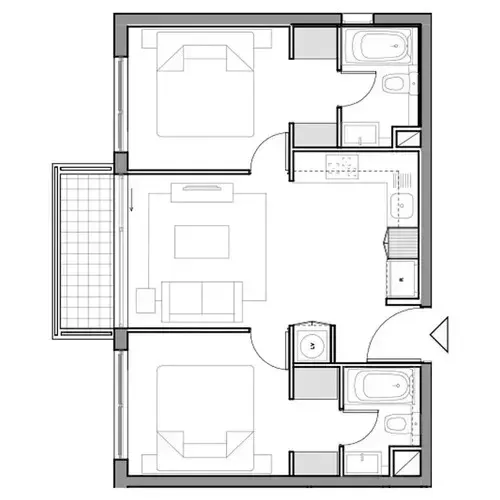
#> input picture ref/plano/plano_depto.png, 500 x 500 px
$ python depto_00_plano_anotado.py
#> lines starting #> are read from the running program, lines starting #| are printed output that depends on the picture
### build/depto_plano.py
"""Medidas del plano del departamento (Fase 0). Fuente única para todas las fases del activo `Depto`.

Todo lo que está en píxeles es MEDIDO en ref/plano/plano_depto.png (PNG 500x500, x a la derecha,
y hacia abajo, coordenadas continuas: el píxel i ocupa [i, i+1]). Los valores son centros de línea
subpíxel medidos con perfiles de gris (build/depto_medicion/lines.py y consolidar.py), no bordes de
trazo: el trazo de 1,5 a 2 px engorda los muros entre un 20 y un 45 %.

Todo lo que está en metros sin "px" es INFERIDO o SUPUESTO; el comentario dice de dónde sale.
Ver asset-brief-depto.md para la justificación completa.

Módulo de Python puro (sin bpy ni PIL): lo importan los scripts de Blender y las herramientas.
"""

# ---------------------------------------------------------------------------
# Escala (inferida: el plano no tiene cotas)
# ---------------------------------------------------------------------------
# Cuatro familias independientes coinciden al ±1 %: sanitarios 0,0192, puertas y muros 0,0188,
# cocina 0,0190, mobiliario 0,0189. El ajuste ponderado de 9 referencias da 0,01908 ± 0,00026
# (error estadístico). Incertidumbre total ±5 % mientras no haya una cota real.
M_POR_PX = 0.0190
M_POR_PX_BAJO = 0.0181
M_POR_PX_ALTO = 0.0200

# ---------------------------------------------------------------------------
# Líneas verticales (x, px): centros de línea medidos
# ---------------------------------------------------------------------------
X = dict(
    BAL_O=52.3,      # contorno exterior del balcón
    BARANDA_O=56.2,  # eje de la baranda oeste del balcón, entre las dos líneas finas (verificado en la fase 2: 56,0-56,3)
    BAL_F=60.5,      # borde interior de la franja de baranda del balcón (inicio del piso útil)
    W_O=114.45,      # cara exterior del muro oeste (fachada del balcón)
    W_I=127.45,      # cara interior del muro oeste
    JAMBA_D=249.7,   # remate de los tabiques Dorm/Living: jamba oeste de las puertas de dormitorio
    T3_W=289.57,     # tabique T3 (closets / jamba este de puertas de dormitorio), cara oeste
    T3_E=293.43,     # tabique T3, cara este
    LV_W=330.84,     # tabique este del nicho de lavadora, cara oeste
    LV_E=334.68,     # idem, cara este
    T4_W=337.37,     # tabique closets Dorm1 / Baño 1, cara oeste
    T4_E=341.29,     # idem, cara este
    T10_W=339.4,     # tabique closets Dorm2 / Baño 2, cara oeste
    T10_E=343.36,    # idem, cara este
    V_B1_A=341.65,   # ventana del Baño 1 (muro norte), jamba oeste
    V_B1_B=373.43,   # ventana del Baño 1, jamba este
    COC_W=386.4,     # extremo oeste del tabique corto T_COC_S (retorno de jamba de la entrada)
    SH2_W=389.45,    # shaft del Baño 2, cara oeste
    SH2_WI=393.64,   # shaft del Baño 2, cara interior oeste
    SH1_W=392.25,    # shaft del Baño 1, cara oeste
    SH1_WI=396.57,   # shaft del Baño 1, cara interior oeste
    E_FORRO=418.2,   # cara interior del forro del muro este (tramo cocina y Baño 1)
    E_I=420.3,       # cara interior del muro este (tramo Baño 2)
    E_O=430.8,       # cara exterior del muro este (lado de la entrada)
)

# ---------------------------------------------------------------------------
# Líneas horizontales (y, px): centros de línea medidos
# ---------------------------------------------------------------------------
Y = dict(
    N_O=13.77,       # cara exterior del muro norte
    N_NUCLEO=24.0,   # fin del relleno gris del muro norte
    N_I=26.5,        # cara interior del muro norte
    V_D1_A=56.52,    # ventana Dorm 1, jamba norte
    CL1_N=58.76,     # frente del closet superior Dorm 1 (línea gris; re-medido en la fase 2, antes 59,0)
    T4_A=70.43,      # jamba norte de la puerta del Baño 1 (bisagra)
    T4_B=107.28,     # jamba sur de la puerta del Baño 1
    CL1_S=123.52,    # frente del closet inferior Dorm 1 (re-medido en la fase 2, antes 123,2): paso de 1,23 m
    SH1_N=126.7,     # shaft Baño 1, cara norte
    SH1_S=131.16,    # shaft Baño 1, cara interior norte
    T5_N=147.5,      # tabique T5 (baño 1 / cocina), cara norte
    T5_S=151.29,     # tabique T5, cara sur
    V_D1_B=152.56,   # ventana Dorm 1, jamba sur
    BAL_N=163.3,     # contorno norte del balcón
    BARANDA_N=168.7,  # eje de la baranda norte del balcón (rectángulo fino y 166-170; verificado en la fase 2)
    D1_N=170.25,     # tabique Dorm 1 / Living, cara norte
    BAL_FN=173.6,    # piso útil del balcón, borde norte
    VEN_A=173.96,    # ventanal living, jamba norte
    D1_S=174.04,     # tabique Dorm 1 / Living, cara sur
    T3_C=180.91,     # remate sur del tabique T3 junto a la cocina (inicio de la cocina abierta)
    VEN_ENCUENTRO=229.0,  # encuentro de hojas del ventanal (medido; paño norte ≈1,05 m corredera)
    COC_N=298.63,    # tabique corto T_COC_S, cara norte
    COC_S=305.02,    # tabique corto T_COC_S, cara sur
    ENT_N=306.95,    # puerta de entrada, jamba norte
    LV_F=325.57,     # frente del nicho de lavadora
    T3_D=325.67,     # remate norte del tabique T3 (jamba este puerta Dorm 2)
    BAL_FS=328.1,    # piso útil del balcón, borde sur
    D2_N=328.31,     # tabique Living / Dorm 2, cara norte
    VEN_B=328.5,     # ventanal living, jamba sur
    D2_S=332.14,     # tabique Living / Dorm 2, cara sur
    BARANDA_S=333.2,  # eje de la baranda sur del balcón (rectángulo fino y 331-335; verificado en la fase 2: 333,1-333,4)
    BAL_S=338.7,     # contorno sur del balcón
    V_D2_A=349.8,    # ventana Dorm 2, jamba norte
    T9_N=363.18,     # tabique T9 (hall / baño 2), cara norte
    ENT_S=363.39,    # puerta de entrada, jamba sur (bisagra)
    T9_S=367.02,     # tabique T9, cara sur
    CL2_N=398.96,    # frente del closet superior Dorm 2 (re-medido en la fase 2, antes 399,2)
    T10_A=409.32,    # jamba norte de la puerta del Baño 2 (bisagra)
    SH2_N=446.47,    # shaft Baño 2, cara norte. Corregido en la fase 2 (verificar_lineas.py): la Fase 0 dio 443,38
    T10_B=445.95,    # jamba sur de la puerta del Baño 2
    SH2_S=450.52,    # shaft Baño 2, cara interior norte. Corregido en la fase 2 (la Fase 0 dio 447,59)
    CL2_S=451.94,    # frente del closet inferior Dorm 2 (re-medido en la fase 2, antes 452,0)
    V_D2_B=459.61,   # ventana Dorm 2, jamba sur
    S_I=476.04,      # cara interior del muro sur
    S_O=486.54,      # cara exterior del muro sur
)

# ---------------------------------------------------------------------------
# Hojas de puerta (px): radio del arco de giro, ajuste de circunferencia (rms 0,11-0,13 px)
# ---------------------------------------------------------------------------
HOJA_PX = dict(D1=37.44, D2=37.48, B1=34.68, B2=34.66, ENT=54.29)

# ---------------------------------------------------------------------------
# Alturas: TODAS INFERIDAS (una planta no da alturas). Ver brief, sección Alturas.
# ---------------------------------------------------------------------------
ALTURA_PISO_CIELO = 2.40      # supuesto regional (rango 2,30-2,60 según país; OGUC Chile mín. 2,35)
DINTEL_PUERTAS = 2.05         # hoja comercial de 2,00 m + marco
DINTEL_VENTANAS = 2.10        # ventanas y ventanal alineados, bajo viga
ANTEPECHO_DORMITORIOS = 0.95  # usual 0,90-1,00; no se descarta ventana de piso a cielo
ANTEPECHO_BANO = 1.50         # ventana alta sobre la tina (privacidad)
ALTURA_BARANDA_BALCON = 1.00  # mínimo usual 0,95
DESNIVEL_BALCON = 0.03        # piso del balcón bajo el interior (supuesto)
ALTURA_MESON = 0.90           # estándar 0,85-0,92
MUEBLES_ALTOS_Z = (1.50, 2.10)  # base y tope de los muebles altos de cocina
ESPESOR_LOSA = 0.15           # losas de piso y cielo, palier (supuesto: sólo cierra el volumen)


def m(px):
    """Convierte una distancia en px a metros con la escala adoptada."""
    return px * M_POR_PX


# Origen del activo: centro del rectángulo exterior del departamento (sin balcón), en el suelo.
CENTRO_PX = ((X["W_O"] + X["E_O"]) / 2, (Y["N_O"] + Y["S_O"]) / 2)


# [15 lines left out: functions a_blender, a_plano, not called in this run]

### build/depto_00_plano_anotado.py
"""Fase 0 (brief): plano con las medidas inferidas superpuestas, para revisar la escala a ojo.

Uso:
    python3 build/depto_00_plano_anotado.py

Lee ref/plano/plano_depto.png y build/depto_plano.py; escribe review/depto_00/plano_medido.png.
Requiere PIL (python3 del sistema). No usa Blender.
"""
import os
import sys

from PIL import Image, ImageDraw, ImageFont

RAIZ = os.path.dirname(os.path.dirname(os.path.abspath(__file__)))
sys.path.insert(0, os.path.join(RAIZ, "build"))
import depto_plano as P  # noqa: E402

K = 3            # ampliación del plano
MARGEN = (150, 150, 60, 150)  # izquierda, arriba, derecha, abajo (px de salida)
FUENTE = "/usr/share/fonts/truetype/dejavu/DejaVuSans.ttf"
FUENTE_B = "/usr/share/fonts/truetype/dejavu/DejaVuSans-Bold.ttf"
AZUL = (20, 60, 150)
VERDE = (0, 120, 60)
ROJO = (190, 30, 30)
X, Y, m = P.X, P.Y, P.m


def f(size, bold=False):
    return ImageFont.truetype(FUENTE_B if bold else FUENTE, size)


def q(x, y):
    """px del plano -> px de la imagen de salida."""
    return (MARGEN[0] + x * K, MARGEN[1] + y * K)


def num(v, d=2):
    return f"{v:.{d}f}".replace(".", ",")


def etiqueta(d, xy, lineas, color=AZUL, tam=(19, 15)):
    """Bloque de texto centrado con fondo blanco translúcido."""
    fuentes = [f(tam[0], True)] + [f(tam[1])] * (len(lineas) - 1)
    cajas = [d.textbbox((0, 0), t, font=fu) for t, fu in zip(lineas, fuentes)]
    w = max(c[2] - c[0] for c in cajas) + 12
    h = sum(c[3] - c[1] + 5 for c in cajas) + 8
    x0, y0 = xy[0] - w / 2, xy[1] - h / 2
    d.rounded_rectangle([x0, y0, x0 + w, y0 + h], radius=6, fill=(255, 255, 255, 215), outline=color + (120,))
    yy = y0 + 5
    for t, fu, c in zip(lineas, fuentes, cajas):
        d.text((xy[0] - (c[2] - c[0]) / 2, yy), t, font=fu, fill=color)
        yy += c[3] - c[1] + 5


def cota_vano(d, xy, metros, color=VERDE):
    t = num(metros)
    fu = f(14, True)
    c = d.textbbox((0, 0), t, font=fu)
    w, h = c[2] - c[0] + 8, c[3] - c[1] + 6
    d.rectangle([xy[0] - w / 2, xy[1] - h / 2, xy[0] + w / 2, xy[1] + h / 2], fill=(235, 255, 240, 230), outline=color)
    d.text((xy[0] - (c[2] - c[0]) / 2, xy[1] - h / 2 + 2), t, font=fu, fill=color)


def main():
    plano = Image.open(os.path.join(RAIZ, "ref/plano/plano_depto.png")).convert("RGB")
#> plano is the input picture: PIL image 500x500 RGB; mean R, G, B 235.5, 235.5, 235.5
    plano = plano.resize((plano.width * K, plano.height * K), Image.LANCZOS)
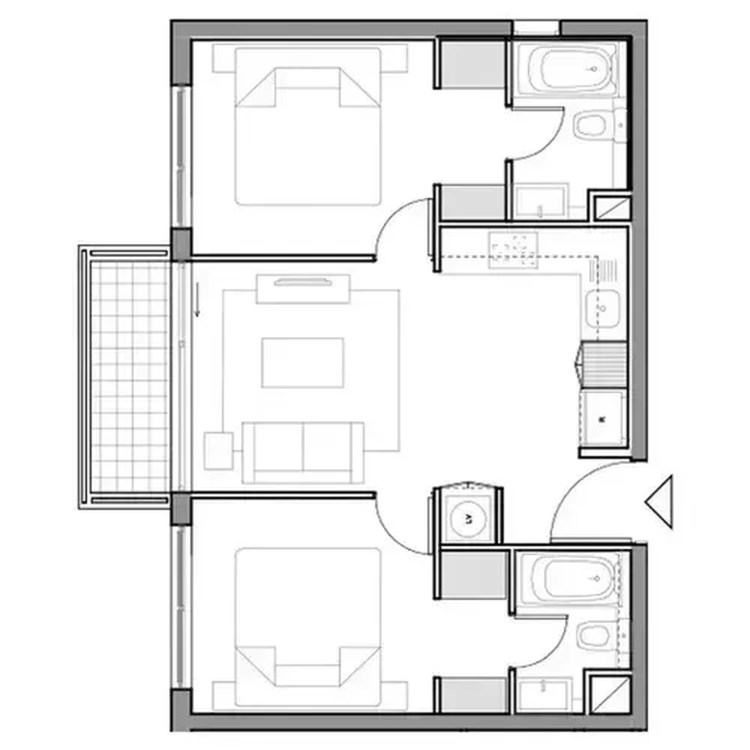
#> plano: PIL image 1500x1500 RGB (shown at 1/2 size); mean R, G, B 235.4, 235.4, 235.4
    # Aclarar el plano para que resalten las anotaciones
    plano = Image.blend(plano, Image.new("RGB", plano.size, "white"), 0.35)
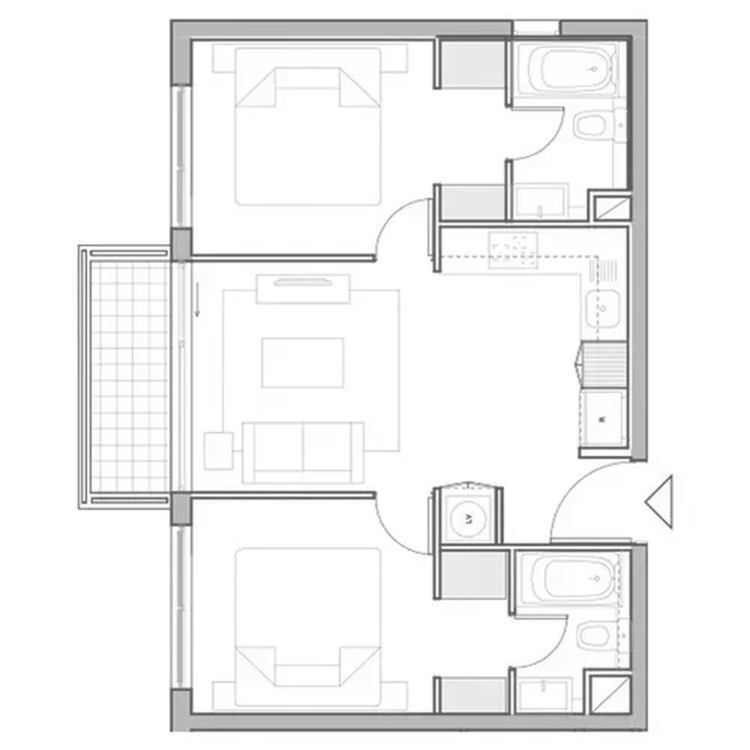
#> plano: PIL image 1500x1500 RGB (shown at 1/2 size); mean R, G, B 242.1, 242.1, 242.1
    W = plano.width + MARGEN[0] + MARGEN[2]
#> W = 1710
    H = plano.height + MARGEN[1] + MARGEN[3]
#> H = 1800
    img = Image.new("RGB", (W, H), "white")
#> img: PIL image 1710x1800 RGB; every value is 255
    img.paste(plano, (MARGEN[0], MARGEN[1]))
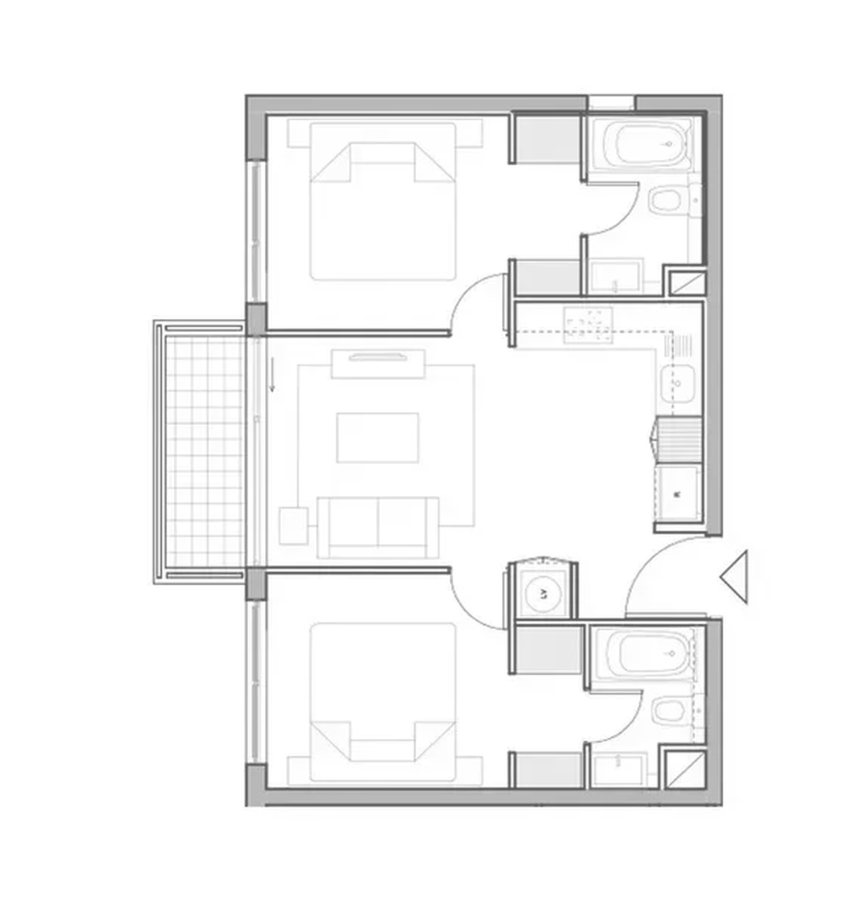
#> img: PIL image 1710x1800 RGB (shown at 1/2 size); mean R, G, B 245.5, 245.5, 245.5
    capa = Image.new("RGBA", img.size, (0, 0, 0, 0))
#> capa: PIL image 1710x1800 RGBA; every value is 0
    d = ImageDraw.Draw(capa)

    # Título
    d.text((MARGEN[0], 18), "Depto 2D2B · plano medido (Fase 0)", font=f(28, True), fill=(30, 30, 30))
    d.text((MARGEN[0], 56), f"Escala inferida {num(P.M_POR_PX, 4)} m/px (±5 %: {num(P.M_POR_PX_BAJO, 4)} a "
           f"{num(P.M_POR_PX_ALTO, 4)}). Medidas interiores entre caras de muro; vanos en verde.",
           font=f(17), fill=(60, 60, 60))

    # Cotas generales exteriores
    x0, y0 = q(X["W_O"], Y["N_O"])
    x1, y1 = q(X["E_O"], Y["S_O"])
    yc = MARGEN[1] - 22
    d.line([(x0, yc), (x1, yc)], fill=ROJO, width=2)
    for xx in (x0, x1):
        d.line([(xx, yc - 8), (xx, yc + 8)], fill=ROJO, width=2)
    t = f"{num(m(X['E_O'] - X['W_O']))} m exterior"
    d.text(((x0 + x1) / 2 - 60, yc - 26), t, font=f(17, True), fill=ROJO)
    xc = x1 + 28
    d.line([(xc, y0), (xc, y1)], fill=ROJO, width=2)
    for yy in (y0, y1):
        d.line([(xc - 8, yy), (xc + 8, yy)], fill=ROJO, width=2)
    tv = Image.new("RGBA", (220, 26), (0, 0, 0, 0))
#> tv: PIL image 220x26 RGBA; every value is 0
    ImageDraw.Draw(tv).text((0, 0), f"{num(m(Y['S_O'] - Y['N_O']))} m exterior", font=f(17, True), fill=ROJO)
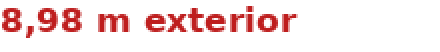
#> tv: PIL image 220x26 RGBA (shown 2 times larger); mean R, G, B, A 32.9, 5.2, 5.2, 32.1; transparent parts drawn white
    tv = tv.rotate(90, expand=True)
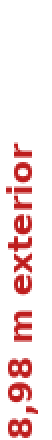
#> tv: PIL image 26x220 RGBA (shown 2 times larger); mean R, G, B, A 32.9, 5.2, 5.2, 32.1; transparent parts drawn white
    capa.alpha_composite(tv, (int(xc + 6), int((y0 + y1) / 2 - 110)))
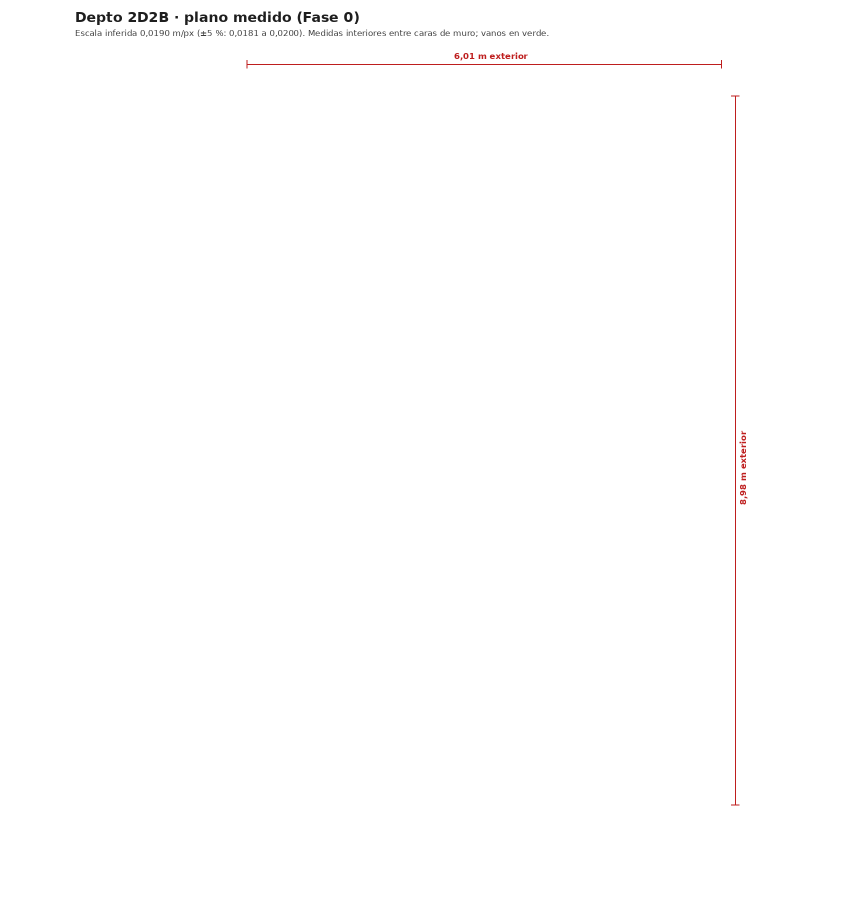
#> capa: PIL image 1710x1800 RGBA (shown at 1/2 size); mean R, G, B, A 0.6, 0.2, 0.2, 1.1; transparent parts drawn white

    # Ambientes: (nombre, centro px, ancho m, fondo m, área m2)
    amb = [
        ("Dormitorio 1", (208, 96), X["T3_W"] - X["W_I"], Y["D1_N"] - Y["N_I"], 8.41, "+ paso 1,0 m² + 2 closets"),
        ("Dormitorio 2", (208, 404), X["T3_W"] - X["W_I"], Y["S_I"] - Y["D2_S"], 8.42, "+ paso 0,9 m² + 2 closets"),
        ("Living", (208, 238), X["T3_E"] - X["W_I"], Y["D2_N"] - Y["D1_S"], 9.23, "abierto a cocina y hall"),
        ("Cocina", (338, 238), X["E_FORRO"] - X["T3_E"], Y["COC_N"] - Y["T5_S"], 6.64, "mesón en L, fondo 0,60"),
        ("Hall", (372, 332), X["E_I"] - X["T3_E"], Y["T9_N"] - Y["COC_N"], 2.32, None),
        ("Baño 1", (373, 106), X["E_FORRO"] - X["T4_E"], Y["T5_N"] - Y["N_I"], 3.16, "en suite Dorm. 1"),
        ("Baño 2", (374, 428), X["E_I"] - X["T10_E"], Y["S_I"] - Y["T9_S"], 2.66, "en suite, sin ventana"),
    ]
    for nombre, c, w, h, a, extra in amb:
        lineas = [nombre, f"{num(m(w))} × {num(m(h))} m", f"{num(a, 1)} m²"]
        if extra:
            lineas.append(extra)
        etiqueta(d, q(*c), lineas)
    # Balcón (angosto): texto más chico
    etiqueta(d, q(83, 251), ["Balcón", f"{num(m(X['W_O'] - X['BAL_F']))} ×", f"{num(m(Y['BAL_FS'] - Y['BAL_FN']))} m",
                             "3,0 m²"], tam=(16, 13))

    # Vanos (luz en m): posición de la etiqueta en px del plano
    vanos = [
        ((270, 160), m(X["T3_W"] - X["JAMBA_D"])),        # puerta Dorm 1
        ((270, 342), m(X["T3_W"] - X["JAMBA_D"])),        # puerta Dorm 2
        ((326, 89), m(Y["T4_B"] - Y["T4_A"])),            # puerta Baño 1
        ((328, 428), m(Y["T10_B"] - Y["T10_A"])),         # puerta Baño 2
        ((408, 318), m(Y["ENT_S"] - Y["ENT_N"])),         # puerta de entrada
        ((140, 104), m(Y["V_D1_B"] - Y["V_D1_A"])),       # ventana Dorm 1
        ((140, 404), m(Y["V_D2_B"] - Y["V_D2_A"])),       # ventana Dorm 2
        ((140, 200), m(Y["VEN_ENCUENTRO"] - Y["VEN_A"])),  # ventanal, paño norte (corredera)
        ((140, 262), m(Y["VEN_B"] - Y["VEN_ENCUENTRO"])),  # ventanal, paño sur
        ((357, 6), m(X["V_B1_B"] - X["V_B1_A"])),         # ventana Baño 1
    ]
    for c, v in vanos:
        cota_vano(d, q(*c), v)

    # Barra de escala
    bx, by = MARGEN[0], H - 95
#> bx = 150; by = 1705
    paso = 1.0 / P.M_POR_PX * K
    for i in range(3):
        d.rectangle([bx + i * paso, by, bx + (i + 1) * paso, by + 12], fill=(30, 30, 30) if i % 2 == 0 else (255, 255, 255),
                    outline=(30, 30, 30))
        d.text((bx + i * paso - 5, by + 16), str(i), font=f(15), fill=(30, 30, 30))
    d.text((bx + 3 * paso - 5, by + 16), "3 m", font=f(15), fill=(30, 30, 30))

    # Ejes de Blender (convención del proyecto: +Y hacia el frente = fachada del balcón)
    ax, ay = W - 360, H - 70
#> ax = 1350; ay = 1730
    d.line([(ax, ay), (ax - 70, ay)], fill=(40, 140, 40), width=4)
    d.polygon([(ax - 82, ay), (ax - 68, ay - 8), (ax - 68, ay + 8)], fill=(40, 140, 40))
    d.text((ax - 72, ay + 10), "+Y Blender (frente: balcón)", font=f(14, True), fill=(40, 140, 40))
    d.line([(ax, ay), (ax, ay - 60)], fill=(200, 40, 40), width=4)
    d.polygon([(ax, ay - 72), (ax - 8, ay - 58), (ax + 8, ay - 58)], fill=(200, 40, 40))
    d.text((ax + 10, ay - 70), "+X Blender", font=f(14, True), fill=(200, 40, 40))
    d.text((MARGEN[0], H - 45), "Útil ≈ 45 m² (recintos) / 47 m² (entre caras perimetrales) · bruta ≈ 54 m² sin balcón · "
           "alturas no están en el plano: inferidas", font=f(15), fill=(60, 60, 60))

    img = Image.alpha_composite(img.convert("RGBA"), capa).convert("RGB")
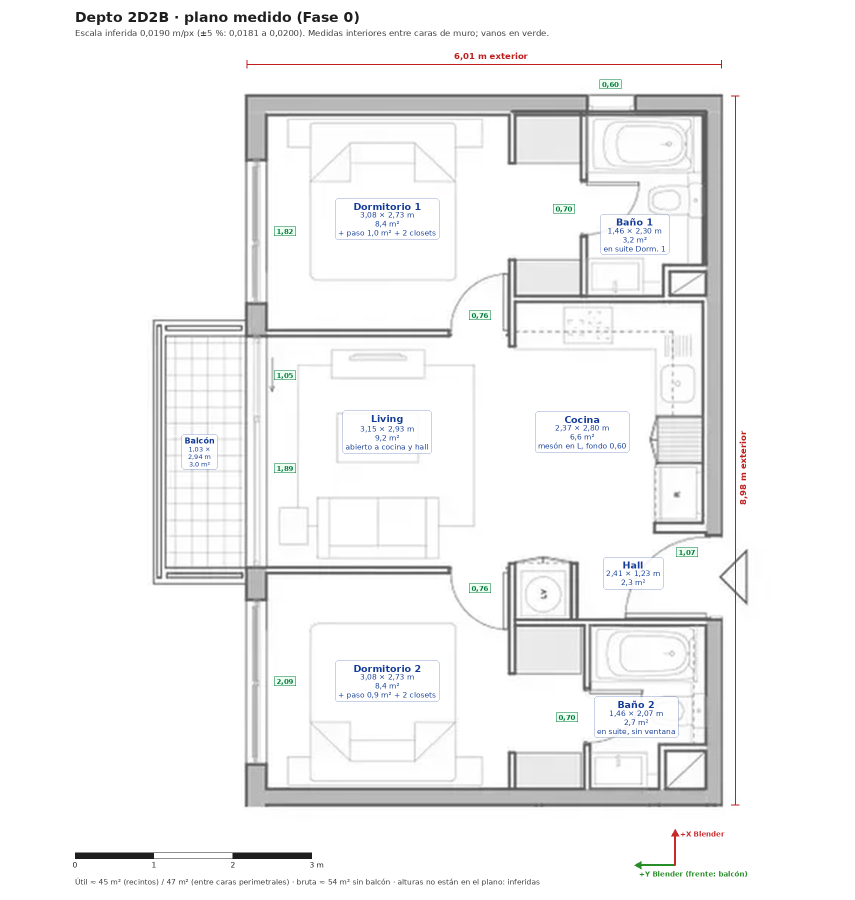
#> img: PIL image 1710x1800 RGB (shown at 1/2 size); mean R, G, B 243.3, 243.3, 243.5
    out = os.path.join(RAIZ, "review/depto_00/plano_medido.png")
    os.makedirs(os.path.dirname(out), exist_ok=True)
    img.save(out)
    print("PLANO_ANOTADO_OK", out, img.size)
#| PLANO_ANOTADO_OK review/depto_00/plano_medido.png (1710, 1800)


if __name__ == "__main__":
    main()
